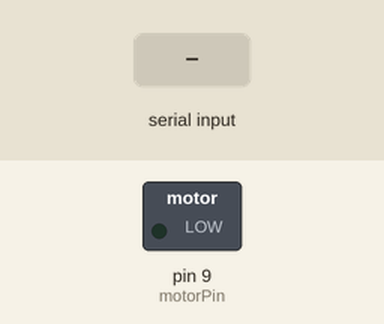
This sketch was run on a simulated Arduino Uno, built with avr-gcc and run on an emulated ATmega328P. On the bench: switched loads named in the sketch (green lamp = pin HIGH). Inputs (shaded band) come from the test bench. What the sketch prints to the serial monitor is not drawn.

Above: at 1.2 s.
1.3 s: "90,45\n" received over Serial
At 2.1 s:
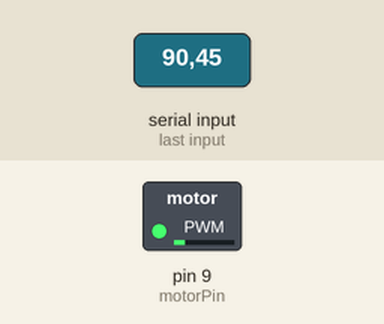
3.8 s: "30,150\n" received over Serial
At 4.6 s:
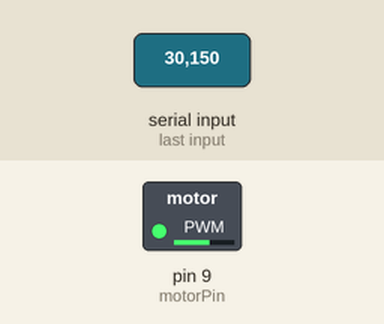
6.3 s: "200\n" received over Serial
At 7.0 s:
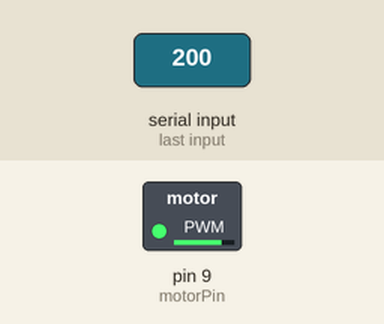
Timing chart, 0 to 9.3 s (numbered marks = the images above; inputs shaded):
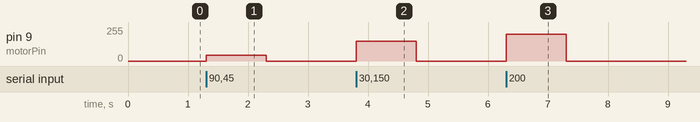

Measured:
- after the input at 1.3 s, pin 9 (motorPin): 0/255 → 45/255 at once, → 0/255 1.0 s later
- after the input at 3.8 s, pin 9 (motorPin): 0/255 → 150/255 at once, → 0/255 1.0 s later
- after the input at 6.3 s, pin 9 (motorPin): 0/255 → 200/255 at once, → 0/255 1.0 s later

The sketch:

DC_Motor.ino
```cpp
/*
  "GizDuino Starter kit"

  DC Motor Sample code

  STEP 1: Construct the circuit of GizDuino DC motor.
  STEP 2: Connect the USB Cable to your computer.
  STEP 3: Open the Arduino IDE.
  STEP 4: Open the DC Motor Sample code from GizDuino Starter kit code.
  STEP 5: Then, click Upload.


*/
// motorPin is the givenname for digital pin 9.
int motorPin = 9;
// the setting up of pins.
void setup()
{
//initialize the digital pin as an output.
Serial.begin(9600);
pinMode(motorPin, OUTPUT);
Serial.println("Type 0 to 255 for the speed of DC motor ");
}
void loop()
{

if (Serial.available())
{
int pwmSpeed = Serial.parseInt();
if (pwmSpeed>= 0 && pwmSpeed <= 255)
{
analogWrite(motorPin, pwmSpeed);
}
}
}
```
